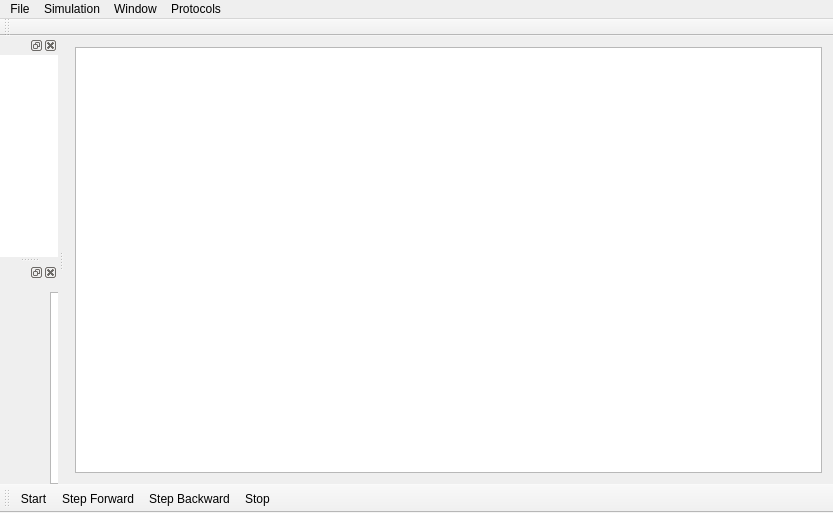
<?xml version="1.0" encoding="UTF-8"?>
<ui version="4.0">
 <class>MainWindow</class>
 <widget class="QMainWindow" name="MainWindow">
  <property name="geometry">
   <rect>
    <x>0</x>
    <y>0</y>
    <width>833</width>
    <height>513</height>
   </rect>
  </property>
  <property name="windowTitle">
   <string>MainWindow</string>
  </property>
  <widget class="QWidget" name="centralWidget">
   <layout class="QHBoxLayout" name="horizontalLayout_2">
    <item>
     <widget class="QGraphicsView" name="graphicsView"/>
    </item>
   </layout>
  </widget>
  <widget class="QMenuBar" name="menuBar">
   <property name="geometry">
    <rect>
     <x>0</x>
     <y>0</y>
     <width>833</width>
     <height>25</height>
    </rect>
   </property>
   <widget class="QMenu" name="menuSimulation">
    <property name="title">
     <string>Simulation</string>
    </property>
    <addaction name="actionStart"/>
    <addaction name="actionStep_Forward"/>
    <addaction name="actionStep_Backward"/>
    <addaction name="actionStop"/>
   </widget>
   <widget class="QMenu" name="menuFile">
    <property name="title">
     <string>File</string>
    </property>
    <addaction name="actionExit"/>
   </widget>
   <widget class="QMenu" name="menuWindow">
    <property name="title">
     <string>Window</string>
    </property>
   </widget>
   <widget class="QMenu" name="menuProtocols">
    <property name="title">
     <string>Protocols</string>
    </property>
    <widget class="QMenu" name="menuLayer2">
     <property name="title">
      <string>Layer 2</string>
     </property>
     <addaction name="actionARP"/>
     <addaction name="actionSTP"/>
     <addaction name="actionMPLS"/>
    </widget>
    <widget class="QMenu" name="menuLayer3">
     <property name="title">
      <string>Layer 3</string>
     </property>
     <addaction name="actionOSPF"/>
    </widget>
    <addaction name="menuLayer2"/>
    <addaction name="menuLayer3"/>
   </widget>
   <addaction name="menuFile"/>
   <addaction name="menuSimulation"/>
   <addaction name="menuWindow"/>
   <addaction name="menuProtocols"/>
  </widget>
  <widget class="QToolBar" name="mainToolBar">
   <attribute name="toolBarArea">
    <enum>TopToolBarArea</enum>
   </attribute>
   <attribute name="toolBarBreak">
    <bool>false</bool>
   </attribute>
  </widget>
  <widget class="QToolBar" name="toolBar">
   <property name="windowTitle">
    <string>toolBar</string>
   </property>
   <attribute name="toolBarArea">
    <enum>BottomToolBarArea</enum>
   </attribute>
   <attribute name="toolBarBreak">
    <bool>false</bool>
   </attribute>
   <addaction name="actionStart"/>
   <addaction name="actionStep_Forward"/>
   <addaction name="actionStep_Backward"/>
   <addaction name="actionStop"/>
  </widget>
  <widget class="QDockWidget" name="dockWidget_2">
   <property name="sizePolicy">
    <sizepolicy hsizetype="Expanding" vsizetype="Preferred">
     <horstretch>0</horstretch>
     <verstretch>0</verstretch>
    </sizepolicy>
   </property>
   <attribute name="dockWidgetArea">
    <number>1</number>
   </attribute>
   <widget class="QWidget" name="dockWidgetContents_2">
    <widget class="QListWidget" name="toolList">
     <property name="geometry">
      <rect>
       <x>-130</x>
       <y>-20</y>
       <width>256</width>
       <height>428</height>
      </rect>
     </property>
     <property name="sizePolicy">
      <sizepolicy hsizetype="Fixed" vsizetype="Expanding">
       <horstretch>0</horstretch>
       <verstretch>0</verstretch>
      </sizepolicy>
     </property>
    </widget>
   </widget>
  </widget>
  <widget class="QDockWidget" name="dockWidget_3">
   <attribute name="dockWidgetArea">
    <number>1</number>
   </attribute>
   <widget class="QWidget" name="dockWidgetContents_3">
    <widget class="QListWidget" name="listWidget">
     <property name="geometry">
      <rect>
       <x>50</x>
       <y>10</y>
       <width>256</width>
       <height>192</height>
      </rect>
     </property>
     <property name="sizePolicy">
      <sizepolicy hsizetype="Fixed" vsizetype="Expanding">
       <horstretch>0</horstretch>
       <verstretch>0</verstretch>
      </sizepolicy>
     </property>
    </widget>
   </widget>
  </widget>
  <action name="actionStart">
   <property name="text">
    <string>Start</string>
   </property>
  </action>
  <action name="actionStep_Forward">
   <property name="text">
    <string>Step Forward</string>
   </property>
  </action>
  <action name="actionStep_Backward">
   <property name="text">
    <string>Step Backward</string>
   </property>
  </action>
  <action name="actionStop">
   <property name="text">
    <string>Stop</string>
   </property>
  </action>
  <action name="actionExit">
   <property name="text">
    <string>Exit</string>
   </property>
  </action>
  <action name="actionSTP">
   <property name="text">
    <string>STP</string>
   </property>
  </action>
  <action name="actionMPLS">
   <property name="text">
    <string>MPLS</string>
   </property>
  </action>
  <action name="actionARP">
   <property name="text">
    <string>ARP</string>
   </property>
  </action>
  <action name="actionOSPF">
   <property name="text">
    <string>OSPF</string>
   </property>
  </action>
 </widget>
 <layoutdefault spacing="6" margin="11"/>
 <resources/>
 <connections/>
</ui>
